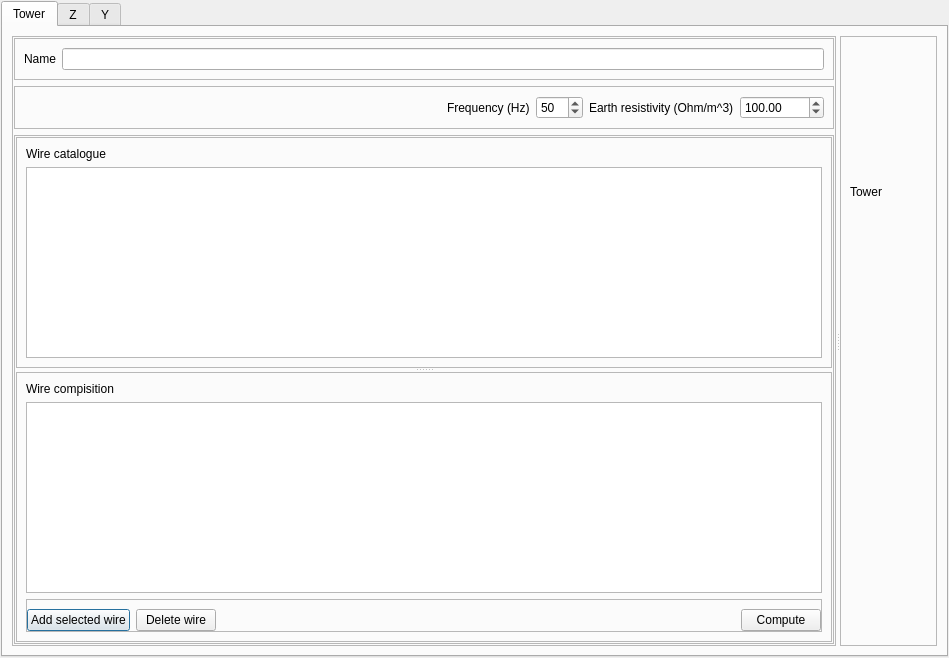
<?xml version="1.0" encoding="UTF-8"?>
<ui version="4.0">
 <class>Dialog</class>
 <widget class="QDialog" name="Dialog">
  <property name="geometry">
   <rect>
    <x>0</x>
    <y>0</y>
    <width>949</width>
    <height>537</height>
   </rect>
  </property>
  <property name="windowTitle">
   <string>Tower creation</string>
  </property>
  <layout class="QVBoxLayout" name="verticalLayout">
   <property name="leftMargin">
    <number>1</number>
   </property>
   <property name="topMargin">
    <number>1</number>
   </property>
   <property name="rightMargin">
    <number>1</number>
   </property>
   <property name="bottomMargin">
    <number>1</number>
   </property>
   <item>
    <widget class="QTabWidget" name="tabWidget">
     <property name="currentIndex">
      <number>0</number>
     </property>
     <widget class="QWidget" name="tab_2">
      <attribute name="title">
       <string>Tower</string>
      </attribute>
      <layout class="QVBoxLayout" name="verticalLayout_6">
       <item>
        <widget class="QSplitter" name="main_splitter">
         <property name="orientation">
          <enum>Qt::Horizontal</enum>
         </property>
         <widget class="QFrame" name="frame_8">
          <property name="frameShape">
           <enum>QFrame::StyledPanel</enum>
          </property>
          <property name="frameShadow">
           <enum>QFrame::Raised</enum>
          </property>
          <layout class="QVBoxLayout" name="verticalLayout_5">
           <property name="leftMargin">
            <number>1</number>
           </property>
           <property name="topMargin">
            <number>1</number>
           </property>
           <property name="rightMargin">
            <number>1</number>
           </property>
           <property name="bottomMargin">
            <number>1</number>
           </property>
           <item>
            <widget class="QFrame" name="frame_5">
             <property name="sizePolicy">
              <sizepolicy hsizetype="Minimum" vsizetype="Minimum">
               <horstretch>0</horstretch>
               <verstretch>0</verstretch>
              </sizepolicy>
             </property>
             <property name="frameShape">
              <enum>QFrame::StyledPanel</enum>
             </property>
             <property name="frameShadow">
              <enum>QFrame::Raised</enum>
             </property>
             <layout class="QHBoxLayout" name="horizontalLayout">
              <item>
               <widget class="QLabel" name="label_9">
                <property name="text">
                 <string>Name</string>
                </property>
               </widget>
              </item>
              <item>
               <widget class="QLineEdit" name="name_lineEdit"/>
              </item>
             </layout>
            </widget>
           </item>
           <item>
            <widget class="QFrame" name="frame_6">
             <property name="sizePolicy">
              <sizepolicy hsizetype="Minimum" vsizetype="Minimum">
               <horstretch>0</horstretch>
               <verstretch>0</verstretch>
              </sizepolicy>
             </property>
             <property name="frameShape">
              <enum>QFrame::StyledPanel</enum>
             </property>
             <property name="frameShadow">
              <enum>QFrame::Raised</enum>
             </property>
             <layout class="QHBoxLayout" name="horizontalLayout_3">
              <item>
               <spacer name="horizontalSpacer_2">
                <property name="orientation">
                 <enum>Qt::Horizontal</enum>
                </property>
                <property name="sizeHint" stdset="0">
                 <size>
                  <width>40</width>
                  <height>20</height>
                 </size>
                </property>
               </spacer>
              </item>
              <item>
               <widget class="QLabel" name="label_8">
                <property name="text">
                 <string>Frequency (Hz)</string>
                </property>
               </widget>
              </item>
              <item>
               <widget class="QDoubleSpinBox" name="frequency_doubleSpinBox">
                <property name="decimals">
                 <number>0</number>
                </property>
                <property name="value">
                 <double>50.000000000000000</double>
                </property>
               </widget>
              </item>
              <item>
               <widget class="QLabel" name="label_11">
                <property name="text">
                 <string>Earth resistivity (Ohm/m^3)</string>
                </property>
               </widget>
              </item>
              <item>
               <widget class="QDoubleSpinBox" name="rho_doubleSpinBox">
                <property name="maximum">
                 <double>9999999.000000000000000</double>
                </property>
                <property name="value">
                 <double>100.000000000000000</double>
                </property>
               </widget>
              </item>
             </layout>
            </widget>
           </item>
           <item>
            <widget class="QFrame" name="frame_2">
             <property name="sizePolicy">
              <sizepolicy hsizetype="MinimumExpanding" vsizetype="MinimumExpanding">
               <horstretch>0</horstretch>
               <verstretch>0</verstretch>
              </sizepolicy>
             </property>
             <property name="frameShape">
              <enum>QFrame::StyledPanel</enum>
             </property>
             <property name="frameShadow">
              <enum>QFrame::Raised</enum>
             </property>
             <layout class="QVBoxLayout" name="verticalLayout_9">
              <property name="leftMargin">
               <number>1</number>
              </property>
              <property name="topMargin">
               <number>1</number>
              </property>
              <property name="rightMargin">
               <number>1</number>
              </property>
              <property name="bottomMargin">
               <number>1</number>
              </property>
              <item>
               <widget class="QSplitter" name="splitter">
                <property name="orientation">
                 <enum>Qt::Vertical</enum>
                </property>
                <widget class="QFrame" name="frame_3">
                 <property name="frameShape">
                  <enum>QFrame::StyledPanel</enum>
                 </property>
                 <property name="frameShadow">
                  <enum>QFrame::Raised</enum>
                 </property>
                 <layout class="QVBoxLayout" name="verticalLayout_8">
                  <item>
                   <widget class="QLabel" name="label_12">
                    <property name="text">
                     <string>Wire catalogue</string>
                    </property>
                   </widget>
                  </item>
                  <item>
                   <widget class="QTableView" name="wires_tableView"/>
                  </item>
                 </layout>
                </widget>
                <widget class="QFrame" name="frame_4">
                 <property name="frameShape">
                  <enum>QFrame::StyledPanel</enum>
                 </property>
                 <property name="frameShadow">
                  <enum>QFrame::Raised</enum>
                 </property>
                 <layout class="QVBoxLayout" name="verticalLayout_4">
                  <item>
                   <widget class="QLabel" name="label_10">
                    <property name="text">
                     <string>Wire compisition</string>
                    </property>
                   </widget>
                  </item>
                  <item>
                   <widget class="QTableView" name="tower_tableView"/>
                  </item>
                  <item>
                   <widget class="QFrame" name="frame">
                    <property name="frameShape">
                     <enum>QFrame::StyledPanel</enum>
                    </property>
                    <property name="frameShadow">
                     <enum>QFrame::Raised</enum>
                    </property>
                    <layout class="QHBoxLayout" name="horizontalLayout_2">
                     <property name="leftMargin">
                      <number>0</number>
                     </property>
                     <property name="rightMargin">
                      <number>0</number>
                     </property>
                     <property name="bottomMargin">
                      <number>0</number>
                     </property>
                     <item>
                      <widget class="QPushButton" name="add_to_tower_pushButton">
                       <property name="text">
                        <string>Add selected wire</string>
                       </property>
                      </widget>
                     </item>
                     <item>
                      <widget class="QPushButton" name="delete_from_tower_pushButton">
                       <property name="text">
                        <string>Delete wire</string>
                       </property>
                      </widget>
                     </item>
                     <item>
                      <spacer name="horizontalSpacer">
                       <property name="orientation">
                        <enum>Qt::Horizontal</enum>
                       </property>
                       <property name="sizeHint" stdset="0">
                        <size>
                         <width>40</width>
                         <height>20</height>
                        </size>
                       </property>
                      </spacer>
                     </item>
                     <item>
                      <widget class="QPushButton" name="compute_pushButton">
                       <property name="text">
                        <string>Compute</string>
                       </property>
                      </widget>
                     </item>
                    </layout>
                   </widget>
                  </item>
                 </layout>
                </widget>
               </widget>
              </item>
             </layout>
            </widget>
           </item>
          </layout>
         </widget>
         <widget class="QFrame" name="PlotFrame">
          <property name="frameShape">
           <enum>QFrame::StyledPanel</enum>
          </property>
          <property name="frameShadow">
           <enum>QFrame::Raised</enum>
          </property>
          <layout class="QVBoxLayout" name="verticalLayout_7">
           <property name="leftMargin">
            <number>9</number>
           </property>
           <property name="topMargin">
            <number>9</number>
           </property>
           <property name="rightMargin">
            <number>9</number>
           </property>
           <property name="bottomMargin">
            <number>9</number>
           </property>
           <item>
            <widget class="QLabel" name="label_4">
             <property name="text">
              <string>Tower</string>
             </property>
            </widget>
           </item>
           <item>
            <widget class="MatplotlibWidget" name="plotwidget" native="true"/>
           </item>
          </layout>
         </widget>
        </widget>
       </item>
      </layout>
     </widget>
     <widget class="QWidget" name="tab">
      <attribute name="title">
       <string>Z</string>
      </attribute>
      <layout class="QVBoxLayout" name="verticalLayout_3">
       <item>
        <widget class="QLabel" name="label">
         <property name="text">
          <string>   Z series (Ohm / km) for ABCN</string>
         </property>
        </widget>
       </item>
       <item>
        <widget class="QTableView" name="z_tableView_abcn"/>
       </item>
       <item>
        <widget class="QLabel" name="label_6">
         <property name="text">
          <string>   Z series (Ohm / km) for ABC</string>
         </property>
        </widget>
       </item>
       <item>
        <widget class="QTableView" name="z_tableView_abc"/>
       </item>
       <item>
        <widget class="QLabel" name="label_7">
         <property name="text">
          <string>   Z series (Ohm / km) in sequence components</string>
         </property>
        </widget>
       </item>
       <item>
        <widget class="QTableView" name="z_tableView_seq"/>
       </item>
      </layout>
     </widget>
     <widget class="QWidget" name="tab_3">
      <attribute name="title">
       <string>Y</string>
      </attribute>
      <layout class="QVBoxLayout" name="verticalLayout_2">
       <item>
        <widget class="QLabel" name="label_2">
         <property name="text">
          <string>   Y shunt (uS / km) for ABCN</string>
         </property>
        </widget>
       </item>
       <item>
        <widget class="QTableView" name="y_tableView_abcn"/>
       </item>
       <item>
        <widget class="QLabel" name="label_3">
         <property name="text">
          <string>   Y shunt (uS / km) for ABC</string>
         </property>
        </widget>
       </item>
       <item>
        <widget class="QTableView" name="y_tableView_abc"/>
       </item>
       <item>
        <widget class="QLabel" name="label_5">
         <property name="text">
          <string>   Y shunt (uS / km) for the sequence components</string>
         </property>
        </widget>
       </item>
       <item>
        <widget class="QTableView" name="y_tableView_seq"/>
       </item>
      </layout>
     </widget>
    </widget>
   </item>
  </layout>
 </widget>
 <customwidgets>
  <customwidget>
   <class>MatplotlibWidget</class>
   <extends>QWidget</extends>
   <header>.matplotlibwidget</header>
   <container>1</container>
  </customwidget>
 </customwidgets>
 <resources/>
 <connections/>
</ui>
